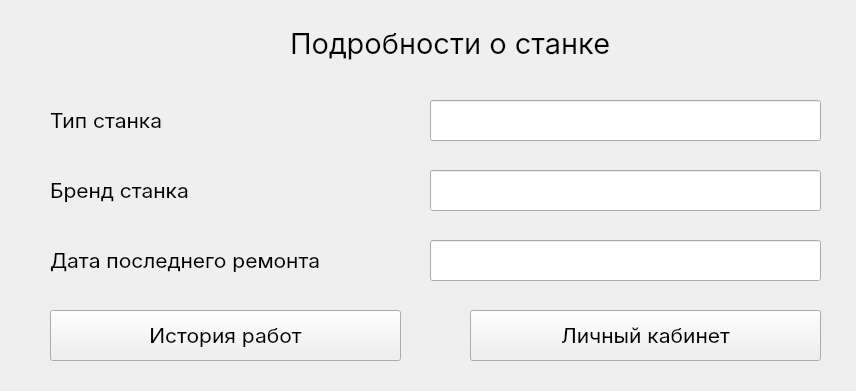
<?xml version="1.0" encoding="UTF-8"?>
<ui version="4.0">
 <class>AboutMachineWindow</class>
 <widget class="QWidget" name="AboutMachineWindow">
  <property name="geometry">
   <rect>
    <x>0</x>
    <y>0</y>
    <width>856</width>
    <height>391</height>
   </rect>
  </property>
  <property name="sizePolicy">
   <sizepolicy hsizetype="Fixed" vsizetype="Fixed">
    <horstretch>0</horstretch>
    <verstretch>0</verstretch>
   </sizepolicy>
  </property>
  <property name="palette">
   <palette>
    <active/>
    <inactive/>
    <disabled/>
   </palette>
  </property>
  <property name="font">
   <font>
    <family>Inter</family>
    <pointsize>16</pointsize>
   </font>
  </property>
  <property name="windowTitle">
   <string>Form</string>
  </property>
  <widget class="QLabel" name="type_label">
   <property name="geometry">
    <rect>
     <x>50</x>
     <y>100</y>
     <width>261</width>
     <height>41</height>
    </rect>
   </property>
   <property name="font">
    <font>
     <family>Inter</family>
     <pointsize>16</pointsize>
    </font>
   </property>
   <property name="text">
    <string>Тип станка</string>
   </property>
   <property name="margin">
    <number>0</number>
   </property>
  </widget>
  <widget class="QLineEdit" name="brand_line_edit">
   <property name="geometry">
    <rect>
     <x>430</x>
     <y>170</y>
     <width>391</width>
     <height>41</height>
    </rect>
   </property>
   <property name="font">
    <font>
     <family>Inter</family>
     <pointsize>16</pointsize>
    </font>
   </property>
   <property name="readOnly">
    <bool>true</bool>
   </property>
  </widget>
  <widget class="QLabel" name="brand_label">
   <property name="geometry">
    <rect>
     <x>50</x>
     <y>170</y>
     <width>321</width>
     <height>41</height>
    </rect>
   </property>
   <property name="font">
    <font>
     <family>Inter</family>
     <pointsize>16</pointsize>
    </font>
   </property>
   <property name="text">
    <string>Бренд станка</string>
   </property>
   <property name="margin">
    <number>0</number>
   </property>
  </widget>
  <widget class="QPushButton" name="go_area_button">
   <property name="geometry">
    <rect>
     <x>470</x>
     <y>310</y>
     <width>351</width>
     <height>51</height>
    </rect>
   </property>
   <property name="font">
    <font>
     <family>Inter</family>
     <pointsize>16</pointsize>
    </font>
   </property>
   <property name="text">
    <string>Личный кабинет</string>
   </property>
  </widget>
  <widget class="QLabel" name="list_reapirs_label">
   <property name="geometry">
    <rect>
     <x>290</x>
     <y>20</y>
     <width>421</width>
     <height>45</height>
    </rect>
   </property>
   <property name="font">
    <font>
     <family>Inter</family>
     <pointsize>22</pointsize>
    </font>
   </property>
   <property name="text">
    <string>Подробности о станке</string>
   </property>
  </widget>
  <widget class="QLineEdit" name="type_line_edit">
   <property name="geometry">
    <rect>
     <x>430</x>
     <y>100</y>
     <width>391</width>
     <height>41</height>
    </rect>
   </property>
   <property name="font">
    <font>
     <family>Inter</family>
     <pointsize>16</pointsize>
    </font>
   </property>
   <property name="readOnly">
    <bool>true</bool>
   </property>
  </widget>
  <widget class="QPushButton" name="order_button">
   <property name="enabled">
    <bool>true</bool>
   </property>
   <property name="geometry">
    <rect>
     <x>50</x>
     <y>310</y>
     <width>351</width>
     <height>51</height>
    </rect>
   </property>
   <property name="font">
    <font>
     <family>Inter</family>
     <pointsize>16</pointsize>
    </font>
   </property>
   <property name="text">
    <string>История работ</string>
   </property>
  </widget>
  <widget class="QLabel" name="last_repair_label">
   <property name="geometry">
    <rect>
     <x>50</x>
     <y>240</y>
     <width>351</width>
     <height>41</height>
    </rect>
   </property>
   <property name="font">
    <font>
     <family>Inter</family>
     <pointsize>16</pointsize>
    </font>
   </property>
   <property name="text">
    <string>Дата последнего ремонта</string>
   </property>
   <property name="margin">
    <number>0</number>
   </property>
  </widget>
  <widget class="QLineEdit" name="last_repair_line_edit">
   <property name="geometry">
    <rect>
     <x>430</x>
     <y>240</y>
     <width>391</width>
     <height>41</height>
    </rect>
   </property>
   <property name="font">
    <font>
     <family>Inter</family>
     <pointsize>16</pointsize>
    </font>
   </property>
   <property name="readOnly">
    <bool>true</bool>
   </property>
  </widget>
 </widget>
 <resources/>
 <connections/>
</ui>
